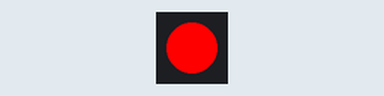
Simulated run of this program. Board: Raspberry Pi (BCM pin numbers). On the bench: 1 RGB LEDs in strip order, left to right.

Above: at 0.5 s.
At 2.5 s:
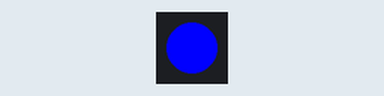
At 4.5 s:
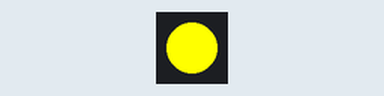
At 8.5 s:
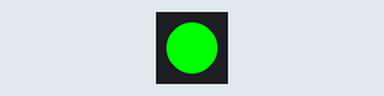
Timing chart, 0 to 9.1 s (numbered marks = the images above):
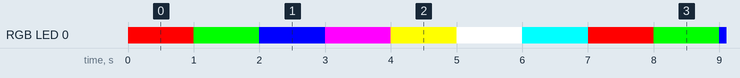

The program:

RGBled.py
```python
#!/usr/bin/env python3

from gpiozero import RGBLED
from time import sleep

led = RGBLED(18,19,21,active_high=True)

while True:
        #Red
        led.color = (1,0,0)
        sleep(1)
        led.off()
        #Green
        led.color = (0,1,0)
        sleep(1)
        led.off()
        #Blue
        led.color = (0,0,1)
        sleep(1)
        led.off()
        #Purple
        led.color = (1,0,1)
        sleep(1)
        led.off()
        #Yellow
        led.color = (1,1,0)
        sleep(1)
        led.off()
        #White
        led.color = (1,1,1)
        sleep(1)
        led.off()
        #Cyan
        led.color = (0,1,1)
        sleep(1)
        led.off()
```

Measured:
- by itself, RGB LED 0: repeats every 7.0 s: RGB(0, 255, 0) 1.0 s, RGB(0, 0, 255) 1.0 s, RGB(255, 0, 255) 1.0 s, RGB(255, 255, 0) 1.0 s, RGB(255, 255, 255) 1.0 s, RGB(0, 255, 255) 1.0 s, RGB(255, 0, 0) 1.0 s
- by itself, everything shown: repeats every 7.0 s, in 7 steps
